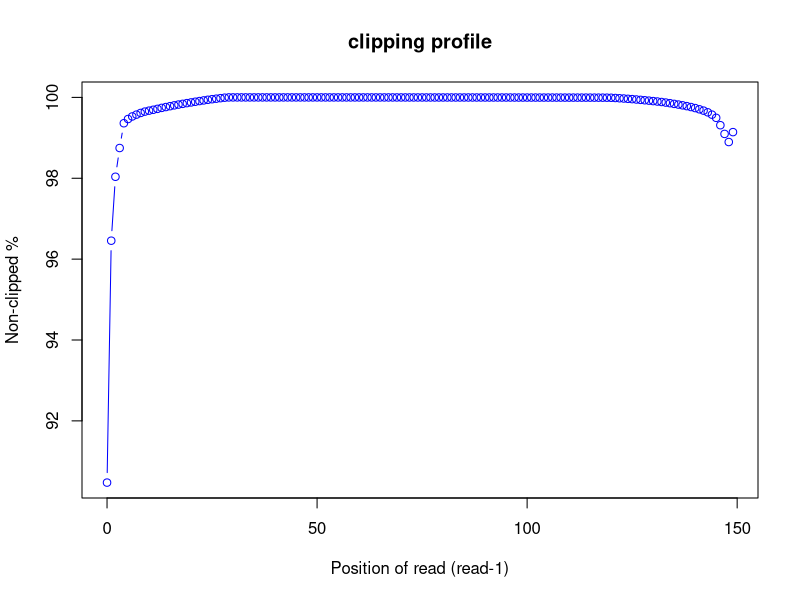
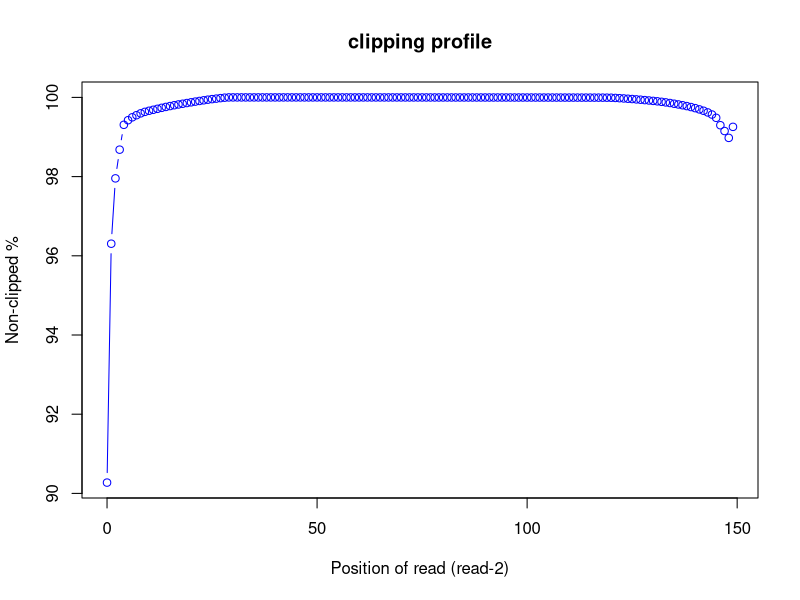

Recreate these plots in R, in order.
pdf("outputs/mapping_outputs/SRR11647708/clipping_profile.clipping_profile.R1.pdf")
read_pos=c(0,1,2,3,4,5,6,7,8,9,10,11,12,13,14,15,16,17,18,19,20,21,22,23,24,25,26,27,28,29,30,31,32,33,34,35,36,37,38,39,40,41,42,43,44,45,46,47,48,49,50,51,52,53,54,55,56,57,58,59,60,61,62,63,64,65,66,67,68,69,70,71,72,73,74,75,76,77,78,79,80,81,82,83,84,85,86,87,88,89,90,91,92,93,94,95,96,97,98,99,100,101,102,103,104,105,106,107,108,109,110,111,112,113,114,115,116,117,118,119,120,121,122,123,124,125,126,127,128,129,130,131,132,133,134,135,136,137,138,139,140,141,142,143,144,145,146,147,148,149)
r1_clip_count=c(2036380.0,757522.0,419529.0,267521.0,136557.0,114274.0,100701.0,91021.0,82157.0,75082.0,70044.0,65350.0,60549.0,55412.0,50936.0,46413.0,42025.0,37878.0,34037.0,30236.0,26531.0,22897.0,19300.0,15899.0,12571.0,9583.0,6762.0,4012.0,1499.0,1.0,2.0,3.0,3.0,3.0,5.0,3.0,4.0,3.0,3.0,7.0,10.0,14.0,18.0,22.0,20.0,31.0,31.0,35.0,39.0,37.0,46.0,53.0,62.0,68.0,69.0,75.0,83.0,88.0,89.0,96.0,103.0,103.0,111.0,132.0,147.0,137.0,147.0,156.0,166.0,197.0,205.0,209.0,229.0,257.0,279.0,310.0,340.0,326.0,342.0,356.0,366.0,362.0,371.0,380.0,377.0,377.0,364.0,378.0,399.0,414.0,451.0,453.0,456.0,496.0,520.0,557.0,572.0,599.0,660.0,712.0,737.0,736.0,739.0,775.0,808.0,797.0,819.0,862.0,888.0,971.0,979.0,998.0,1025.0,1061.0,1077.0,1135.0,1161.0,1234.0,1339.0,1472.0,1855.0,3104.0,4470.0,5812.0,7433.0,9085.0,11046.0,12991.0,15043.0,17107.0,19445.0,21713.0,24272.0,27265.0,30564.0,34246.0,37858.0,41831.0,46100.0,50873.0,56356.0,62845.0,69916.0,78810.0,91146.0,107958.0,146968.0,192975.0,235909.0,183507.0)
r1_nonclip_count = 21375629 - r1_clip_count
plot(read_pos, r1_nonclip_count*100/(r1_clip_count + r1_nonclip_count),col="blue",main="clipping profile",xlab="Position of read (read-1)",ylab="Non-clipped %",type="b")
dev.off()
pdf("outputs/mapping_outputs/SRR11647708/clipping_profile.clipping_profile.R2.pdf")
read_pos=c(0,1,2,3,4,5,6,7,8,9,10,11,12,13,14,15,16,17,18,19,20,21,22,23,24,25,26,27,28,29,30,31,32,33,34,35,36,37,38,39,40,41,42,43,44,45,46,47,48,49,50,51,52,53,54,55,56,57,58,59,60,61,62,63,64,65,66,67,68,69,70,71,72,73,74,75,76,77,78,79,80,81,82,83,84,85,86,87,88,89,90,91,92,93,94,95,96,97,98,99,100,101,102,103,104,105,106,107,108,109,110,111,112,113,114,115,116,117,118,119,120,121,122,123,124,125,126,127,128,129,130,131,132,133,134,135,136,137,138,139,140,141,142,143,144,145,146,147,148,149)
r2_clip_count=c(2062896.0,783503.0,433592.0,279850.0,146701.0,122177.0,106541.0,95335.0,85343.0,77470.0,71535.0,66270.0,61101.0,55820.0,50999.0,46326.0,41894.0,37792.0,33965.0,30129.0,26290.0,22527.0,19007.0,15498.0,12209.0,9223.0,6511.0,3816.0,1476.0,0,1.0,1.0,1.0,4.0,5.0,4.0,6.0,7.0,12.0,13.0,16.0,17.0,18.0,21.0,26.0,31.0,33.0,33.0,35.0,47.0,44.0,51.0,52.0,63.0,63.0,72.0,86.0,101.0,108.0,95.0,104.0,110.0,116.0,135.0,140.0,147.0,153.0,151.0,161.0,168.0,188.0,186.0,205.0,209.0,234.0,253.0,264.0,281.0,302.0,334.0,339.0,340.0,349.0,372.0,379.0,385.0,395.0,405.0,422.0,416.0,447.0,458.0,477.0,485.0,477.0,489.0,496.0,530.0,535.0,566.0,595.0,589.0,596.0,643.0,676.0,718.0,739.0,761.0,784.0,849.0,884.0,921.0,961.0,1013.0,1041.0,1073.0,1112.0,1172.0,1255.0,1427.0,1695.0,2862.0,4164.0,5517.0,7142.0,8673.0,10574.0,12383.0,14429.0,16435.0,18670.0,20917.0,23626.0,26627.0,30014.0,33899.0,37725.0,41944.0,46474.0,51599.0,57459.0,64171.0,71526.0,80445.0,91722.0,109331.0,148943.0,180025.0,216732.0,157701.0)
r2_nonclip_count = 21207944 - r2_clip_count
plot(read_pos, r2_nonclip_count*100/(r2_clip_count + r2_nonclip_count),col="blue",main="clipping profile",xlab="Position of read (read-2)",ylab="Non-clipped %",type="b")
dev.off()
